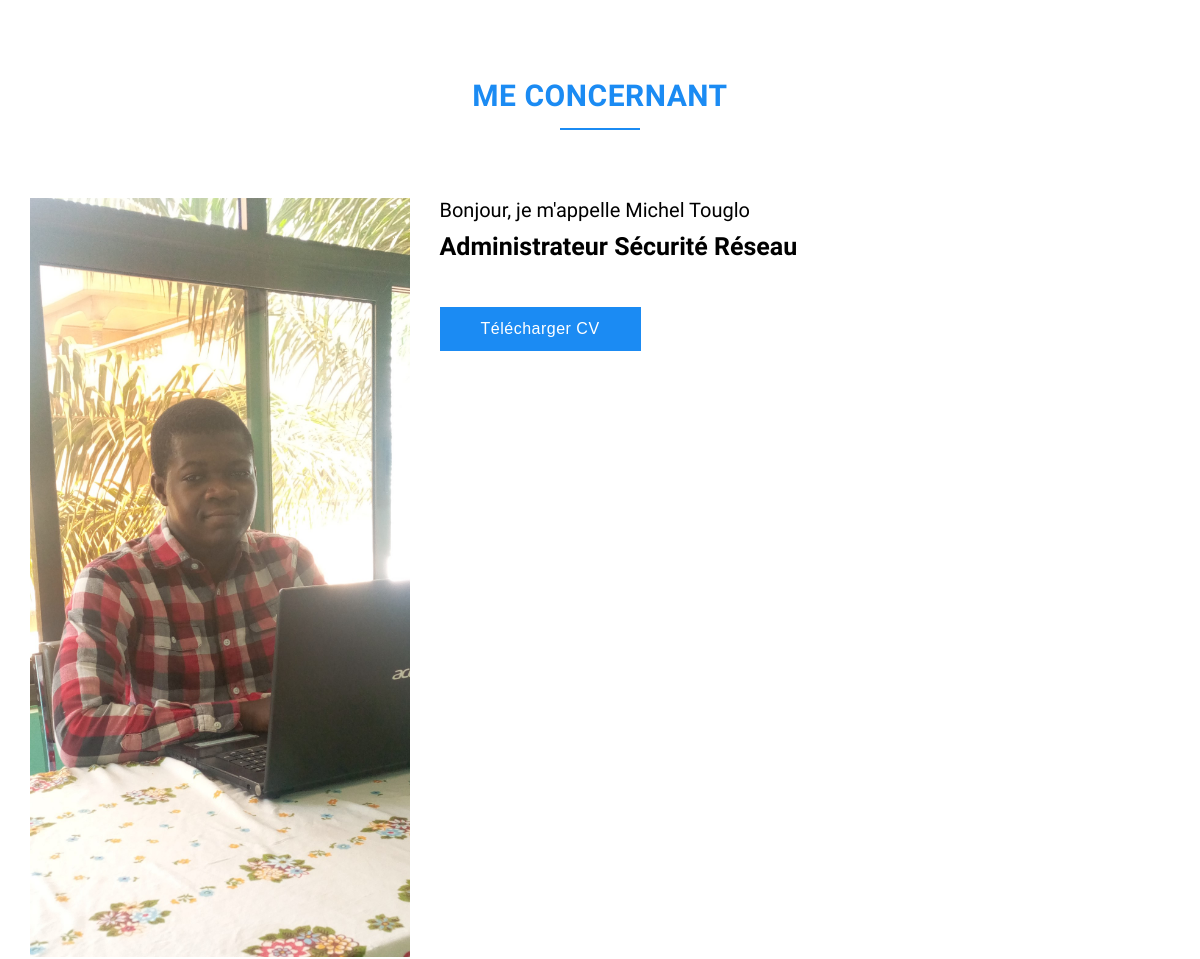
Before: / (middle part) with the older database file.
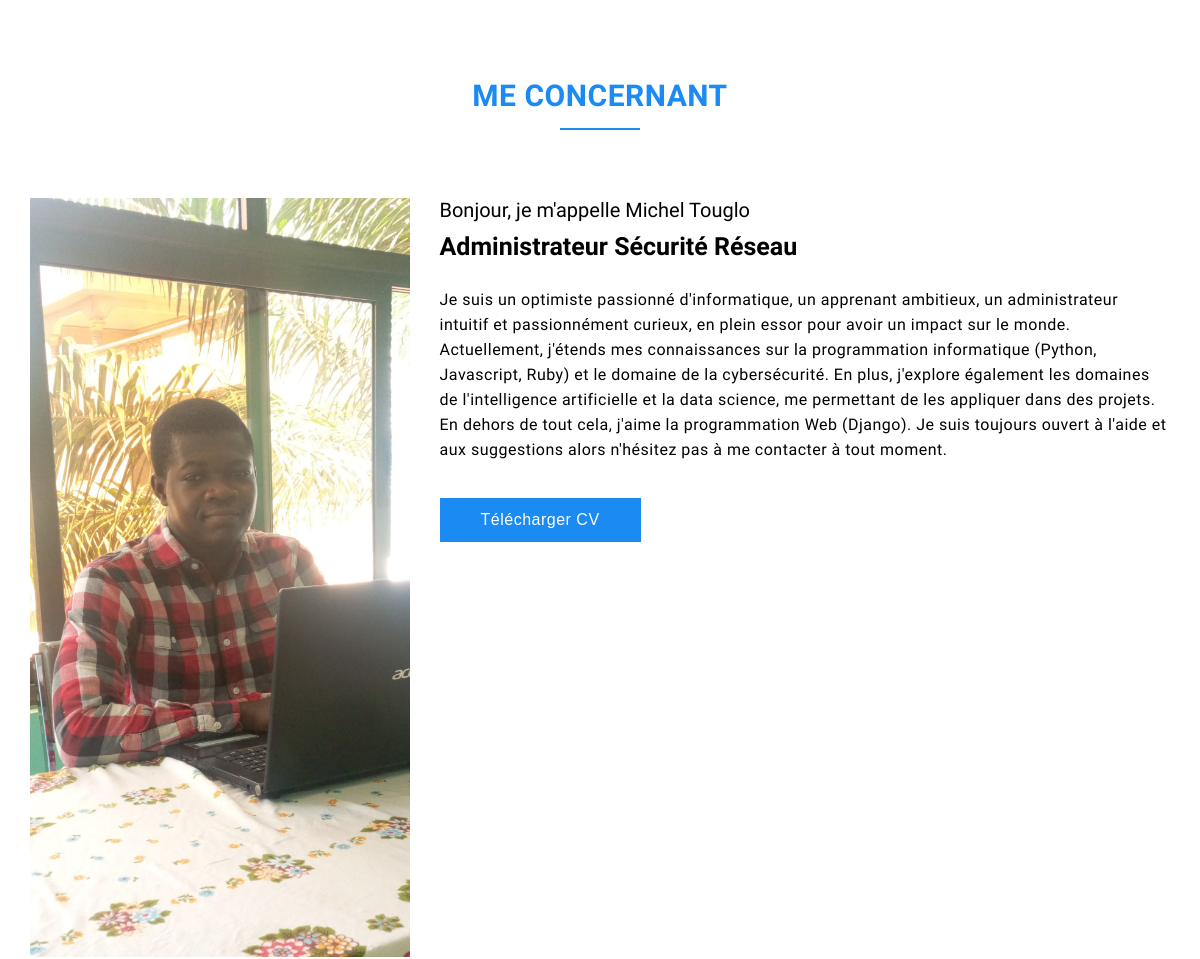
After: the same page with the newer database file.
### profil/models.py (models this page shows)
class About_me(models.Model):
    biographie = models.TextField(max_length=1000)

### profil/views.py (the view, shortened to what this page needs)
# urls.py: path('', include('profil.urls')),
def profil(request):
    service = Service.objects
    about_me = About_me.objects
    context = {
        'service': service,
        'about_me': about_me
    }
    return render(request, 'profil.html', context)

### templates/profil.html (shortened to what this page needs)
{% load static %}
<!DOCTYPE html>
<html>
<head>
  <link rel="stylesheet" href="{% static "css/style.css" %}"/>
  <link rel="stylesheet" href="{% static "css/responsive.css" %}"/>
</head>
<body>
    <section class="about" id="about">
       <div class="container">
       	  <h2 class="title">Me Concernant</h2>
       	  <div class="about-content">
       	  	  <div class="img">
       	  	  	 <img src="{% static "img/about-me.jpg" %}" alt="me">
       	  	  </div>
       	  	  <div class="description">
       	  	  	  <h4>Bonjour, je m'appelle Michel Touglo</h4>
       	  	  	  <h5>Administrateur Sécurité Réseau</h5>
				{% for about_me in about_me.all %}
       	  	  	  <p>{{ about_me.biographie }}</p>
       	  	  	{% endfor %}
       	  	  	  <p>
       	  	  	  	<a  href="{% static "doc/CV.pdf" %}"><button type="button" class="btn-bg">Télécharger CV</button></a>
       	  	  	  </p>
       	  	  </div>
       	  </div>
       </div>
    </section>
<section class="copyright">
    <div class="container">
        <p>©️ Copyright {% now 'Y' %}</p>
    </div>
</section>
</body>
</html>

### static/css/style.css (style rules this page uses)
html { scroll-behavior: smooth; }
body { font-family: 'Raleway', sans-serif; margin:0; }
* { box-sizing: border-box; text-decoration: none; outline: none; }
.container { max-width: 1170px; margin:auto; }
.about { float: left; width: 100%; padding:80px 0px; background-color: white; }
h2.title { font-size:30px; font-weight: 600; margin:0; padding-bottom:70px; text-align: center; text-transform: uppercase; color:#1b8bf3; position: relative; letter-spacing:.5px; }
h2.title::before { content: ''; position: absolute; width:80px; height: 2px; left: 50%; margin-left:-40px; top:50px; background-color: #1b8bf3; }
.about .about-content { width: 100%; float: left; }
.about .about-content .img { float: left; width: 35%; padding:15px; }
.about .about-content .img img { width: 100%; }
.about .about-content .description { float: left; width: 65%; padding:15px; }
.about .about-content .description h4 { font-size:20px; color: black; margin:0; padding-bottom:10px; font-weight: 400; }
.about .about-content .description h5 { font-size:25px; color: black; margin:0; padding-bottom:10px; font-weight: 600; }
.about .about-content .description p { color:black; font-size: 16px; line-height: 25px; letter-spacing:.5px; text-align: left; font-weight: 400; }
.about .about-content .description p button { margin-right:10px; margin-top:20px; }
.btn-bg { padding:12px 40px; border-radius:0; font-size: 16px; color:#ffffff; font-weight:400; background-color:#1b8bf3; border:1px solid transparent; letter-spacing:.5px; cursor: pointer; transition:all .5s ease; }
.copyright { background-color: black; border-top: 1px solid #838383; }
.copyright p { color: #838383; margin: 0; text-align: center; font-size: 15px; padding: 10px; }

Changed rows visible on the page:
added About_me: biographie "Je suis un optimiste passionné d'informatique, un apprenant ambitieux, un administrateur intuitif et passionnément curieux, en plein essor pour avoir un impact sur le monde. Actuellement, j'étends mes connaissances sur la programmation informatique (Python, Javascript, Ruby) et le domaine de la cybersécurité. En plus, j'explore également les domaines de l'intelligence artificielle et la data science, me permettant de les appliquer dans des projets. En dehors de tout cela, j'aime la programmation Web (Django). Je suis toujours ouvert à l'aide et aux suggestions alors n'hésitez pas à me contacter à tout moment."
